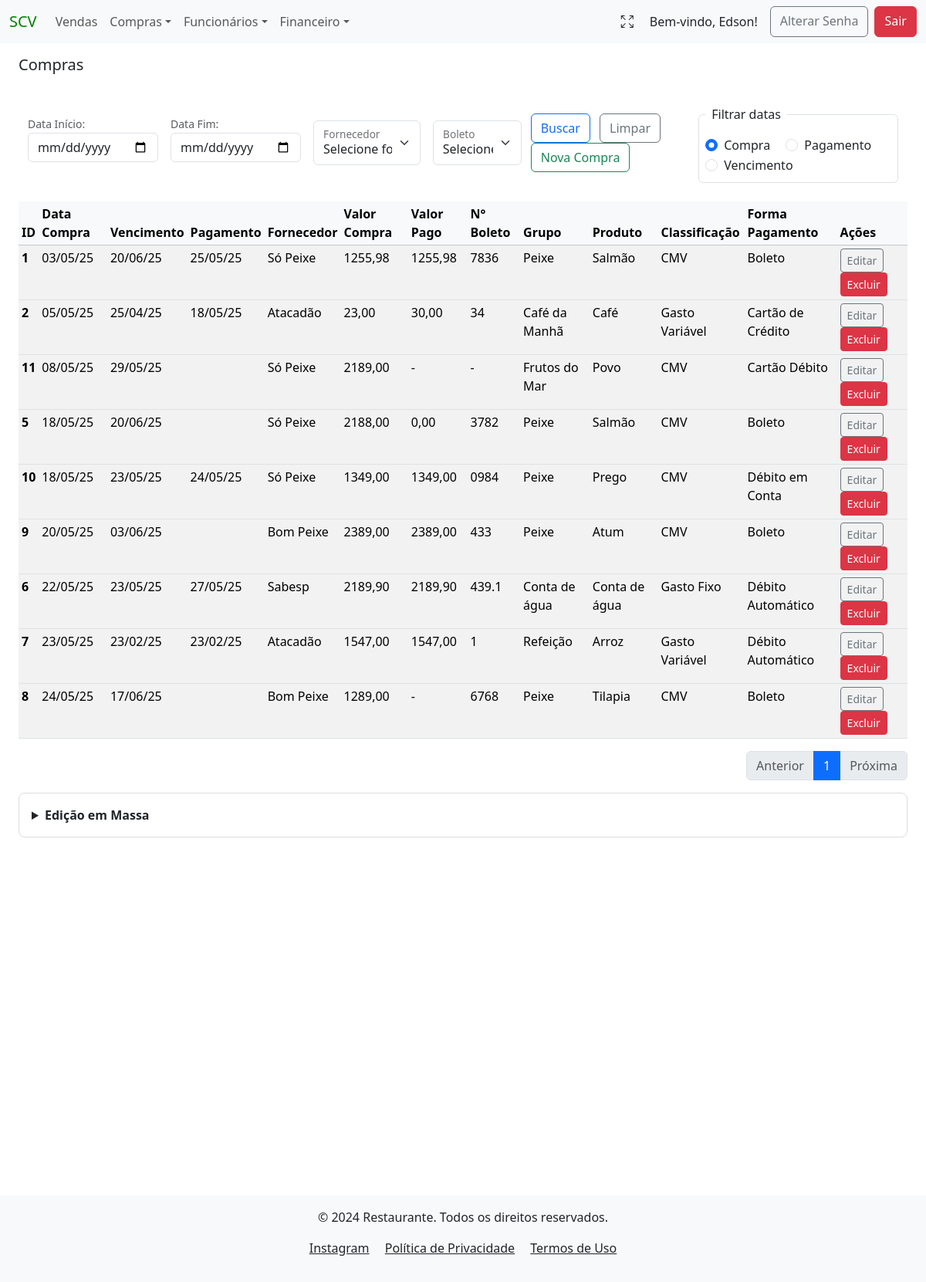
Page /compras/ (signed in) on the earlier database version.
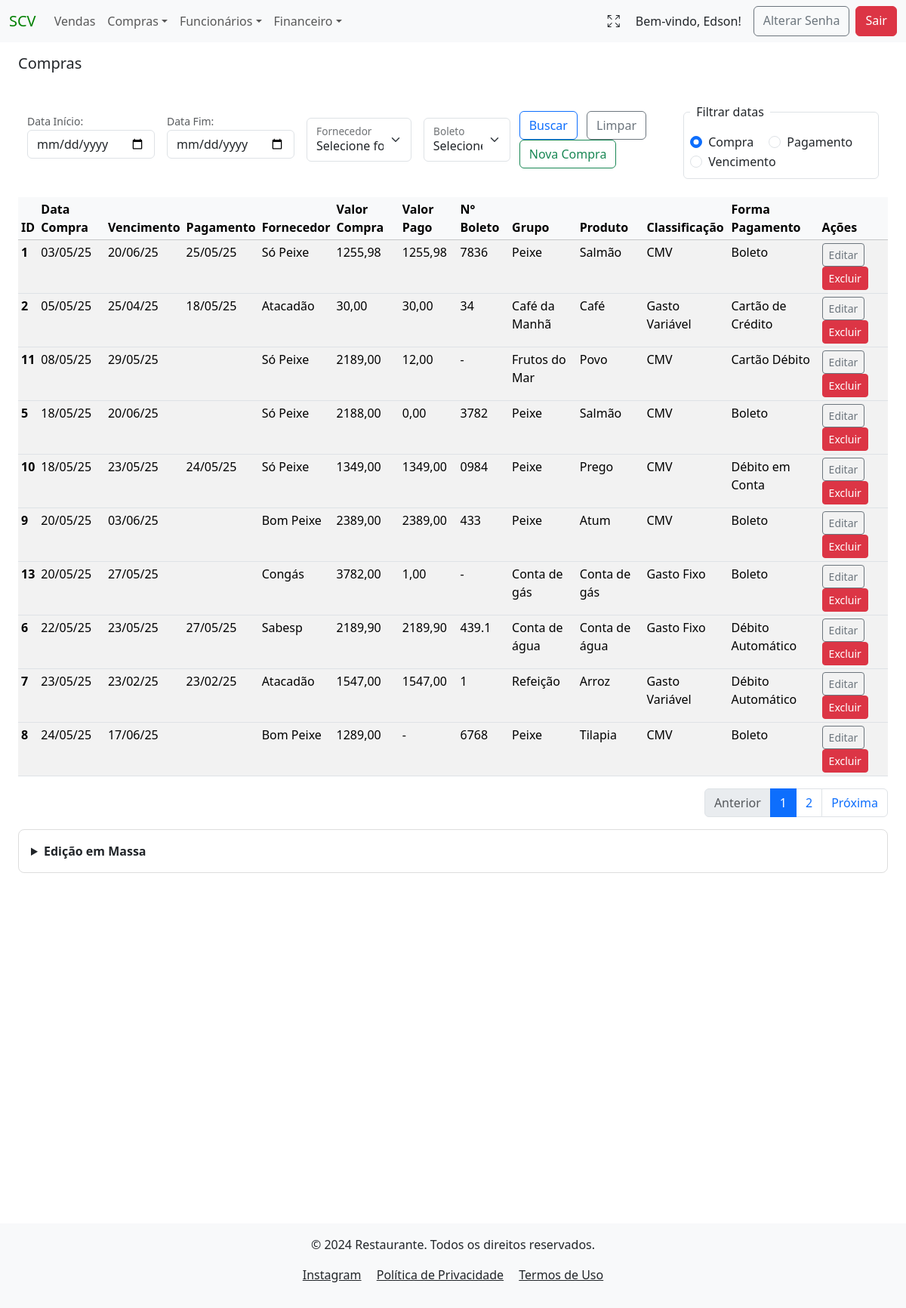
Same page on the later database version.
### compras/models.py (models this page shows)
class Compras(models.Model):
    classificacao_choices = [
                        ('CMV', 'CMV'),
                        ('Gasto Fixo', 'Gasto Fixo'),
                        ('Gasto Variável', 'Gasto Variável')
                        ]
    tipo_pagamento = [
                    ('Dinheiro', 'Dinheiro'),
                    ('Cartão de Crédito', 'Cartão de Crédito'),
                    ('Cartão Débito', 'Cartão Débito'),
                    ('Pix', 'Pix'),
                    ('Cheque', 'Cheque'),
                    ('Transferência', 'Transferência'),
                    ('Boleto', 'Boleto'),
                    ('Débito em Conta', 'Débito em Conta')
    ]
    tenant = models.ForeignKey(Tenant, on_delete=models.CASCADE)
    created_at = models.DateTimeField(auto_now_add=True)
    data_compra = models.DateField(verbose_name="Data da Venda", null=False, blank=False)
    data_vencimento = models.DateField(verbose_name="Data do Vencimento", null=True, blank=False)
    data_pagamento = models.DateField(verbose_name="Data do Pagamento", null=True, blank=True)
    fornecedor = models.ForeignKey(Fornecedor, on_delete=models.PROTECT, verbose_name="Fornecedor", null=False, blank=False)
    valor_compra = models.DecimalField(verbose_name="Valor da Compra", max_digits=9, decimal_places=2, null=False, blank=False)
    valor_pago = models.DecimalField(verbose_name="Valor de Pagamento", max_digits=9, decimal_places=2, null=True, blank=True)
    qtd = models.CharField(verbose_name="Quantidade", max_length=10, null=True, blank=True)
    numero_boleto = models.CharField(verbose_name="Boleto", max_length=10, null=True, blank=True)
    grupo_produto = models.CharField(verbose_name="Grupo do Produto", max_length=20, null=True, blank=False)
    produto = models.CharField(verbose_name="Produto", max_length=20, null=True, blank=False)
    classificacao = models.CharField(verbose_name="Classificação", choices=classificacao_choices, max_length=20, null=True, blank=False)
    forma_pagamento = models.CharField(verbose_name="Forma de Pagamento", choices=tipo_pagamento, max_length=17, null=True, blank=False)
    observacao = models.CharField(verbose_name="Observação", max_length=35, null=True, blank=True)
    author = models.ForeignKey(settings.AUTH_USER_MODEL, on_delete=models.PROTECT, blank=False, default=1)
    dt_atualizado = models.DateTimeField(auto_now=True, null=False, blank=False)

class Fornecedor(models.Model):
    tenant = models.ForeignKey(Tenant, on_delete=models.CASCADE)
    created_at = models.DateTimeField(auto_now_add=True)
    nome_empresa = models.CharField(verbose_name="Fornecedor", max_length=50, blank=False)
    cnpj = models.CharField(verbose_name="CNPJ", max_length=14, null=True, blank=True)
    nome_contato = models.CharField(verbose_name="Contato", max_length=35, null=True, blank=True)
    telefone = models.CharField(verbose_name="Telefone", max_length=15, null=True, blank=True)
    email = models.CharField(verbose_name="E-mail", max_length=40, null=True, blank=True)
    endereco = models.CharField(verbose_name="Endereço", max_length=255, null=True, blank=True)
    cep = models.CharField(verbose_name="CEP", max_length=8, null=True, blank=True)
    numero = models.CharField(verbose_name="Número", max_length=10, null=True, blank=True)
    bairro = models.CharField(verbose_name="Bairro", max_length=20, null=True, blank=True)
    cidade = models.CharField(verbose_name="Cidade", max_length=30, null=True, blank=True)
    author = models.ForeignKey(settings.AUTH_USER_MODEL, on_delete=models.PROTECT, blank=False, default=1)
    dt_atualizado = models.DateTimeField(auto_now=True, null=False, blank=False)
    class Meta:
        unique_together = ('tenant', 'nome_empresa')
        verbose_name = "Fornecedor"
        verbose_name_plural = "Fornecedores"
    def __str__(self):
        return f"{self.nome_empresa}"

### compras/views.py (the view, shortened to what this page needs)
# urls.py: path('compras/', ComprasListView.as_view(), name="compras_list"),
class ComprasListView(LoginRequiredMixin, PermissionRequiredMixin, TenantQuerysetMixin, HandleNoPermissionMixin, ListView):
    model = Compras
    permission_required = 'compras.view_compras'  # Permissão para visualizar objetos'
    def get_queryset(self):
        tenant = getattr(self.request.user, 'tenant', None)
        if not tenant:
            return Compras.objects.none()  # Retorna vazio se o tenant não for encontrado
        queryset = Compras.objects.filter(tenant=tenant).order_by('data_compra')
        data_inicio = self.request.GET.get('data_inicio')
        data_fim = self.request.GET.get('data_fim')
        fornecedor_selecionado = self.request.GET.getlist('fornecedor[]')
        boleto_selecionado = self.request.GET.getlist('numero_boleto[]')
        filtro_data = self.request.GET.get('filtro_data', 'compra')  # Padrão é 'compra'
        fornecedor_selecionado = [f for f in fornecedor_selecionado if f]  # Remove valores vazios
        if fornecedor_selecionado:  # Só aplica o filtro se a lista não estiver vazia
            queryset = queryset.filter(fornecedor__id__in=fornecedor_selecionado)
        boleto_selecionado = [b for b in boleto_selecionado if b]  # Remove valores vazios
        if boleto_selecionado:
            queryset = queryset.filter(numero_boleto__in=boleto_selecionado)
        return queryset
    def get_context_data(self, **kwargs):
        context = super().get_context_data(**kwargs)
        tenant = getattr(self.request.user, 'tenant', None)
        if tenant:
            tenant = str(tenant).lower().replace(' ', '_')
        context['tenant'] = tenant
        compras = context['object_list']  # Lista de vendas do queryset
        paginator = Paginator(compras, 10)  # 10 itens por página
        page_number = self.request.GET.get('page')  # Número da página atual
        compras_page = paginator.get_page(page_number)
        context['compras_list'] = compras_page  # Lista paginada para o template
        context['fornecedores'] = Fornecedor.objects.filter(tenant=self.request.user.tenant)
        context['numero_boleto'] = Compras.objects.filter(tenant=self.request.user.tenant).values_list('numero_boleto', flat=True).distinct()
        compras_grid_data = [
            {
                "id": c.pk,
                "data_compra": c.data_compra.strftime('%Y-%m-%d') if c.data_compra else "",
                "data_vencimento": c.data_vencimento.strftime('%Y-%m-%d') if c.data_vencimento else "",
                "data_pagamento": c.data_pagamento.strftime('%Y-%m-%d') if c.data_pagamento else "",
                "fornecedor": c.fornecedor_id, # ID para salvar
                "nome_empresa": c.fornecedor.nome_empresa if c.fornecedor else "",
                "valor_compra": float(c.valor_compra or 0),
                "valor_pago": float(c.valor_pago or 0),
                "numero_boleto": c.numero_boleto or "",
                "grupo_produto": c.grupo_produto,
                "produto": c.produto,
                "classificacao": str(c.classificacao or ""),
                "forma_pagamento": str(c.forma_pagamento or ""),
                "qtd": c.qtd or "",
                "observacao": c.observacao or "",
            }
            for c in compras_page  # Use apenas os itens da página atual
        ]
        context['compras_grid_data_json'] = json.dumps(compras_grid_data, cls=DjangoJSONEncoder)
        return context

### project/context_processors.py (called while the page is built)
def tenant_context(request):
    return {
        'tenant': request.GET.get('tenant', None),
    }

### users/models.py (called while the page is built)
    def __str__(self):
        return self.name

### compras/templates/compras/compras_list.html (shortened to what the changed rows need)
{% extends 'global/base.html' %}
{% block content %}
    {% if compras_list %}
        <table class="table table-sm table-striped table-hover mt-3">
            <thead class="table-light">
                <tr>
                    <th scope="col">ID</th>
                    <th scope="col">Data Compra</th>
                    <th scope="col">Vencimento</th>
                    <th scope="col">Pagamento</th>
                    <th scope="col">Fornecedor</th>
                    <th scope="col">Valor Compra</th>
                    <th scope="col">Valor Pago</th>
                    <th scope="col">N° Boleto</th>
                    <th scope="col">Grupo</th>
                    <th scope="col">Produto</th>
                    <th scope="col">Classificação</th>
                    <th scope="col">Forma Pagamento</th>
                    <th scope="col">Ações</th>
                </tr>
            </thead>
            <tbody>
                {% for compras in compras_list %}
                    <tr>
                        <th scope="row" >{{ compras.pk }}</th>
                        <td>{{ compras.data_compra| date:"d/m/y"}}</td>
                        <td>{{ compras.data_vencimento| date:"d/m/y"}}</td>
                        <td>{{ compras.data_pagamento| date:"d/m/y"}}</td>
                        <td>{{ compras.fornecedor }}</td>
                        <td>{{ compras.valor_compra| floatformat:2| default:"-" }}</td>
                        <td>{{ compras.valor_pago| floatformat:2| default:"-" }}</td>
                        <td>{{ compras.numero_boleto| default:"-" }}</td>
                        <td>{{ compras.grupo_produto| default:"-" }}</td>
                        <td>{{ compras.produto| default:"-" }}</td>
                        <td>{{ compras.classificacao| default:"-" }}</td>
                        <td>{{ compras.forma_pagamento| default:"-" }}</td>
                        <td>
                            <a href="{% url 'update_compras' pk=compras.pk %}?tenant={{ tenant }}" class="btn btn-outline-secondary btn-sm" >Editar</a>
                            <a href="{% url 'delete_compras' pk=compras.pk %}?tenant={{ tenant }}" class="btn btn-danger btn-sm" >Excluir</a>
                        </td>
                    </tr>
                {% endfor %}
            </tbody>
        </table>
    {% else %}
        <div class="container">
            <div class="alert alert-warning mt-3" role="alert">
                Não há compras para o filtro selecionado.
            </div>
        </div>
    {% endif %}
<nav aria-label="Page navigation example">
    <ul class="pagination justify-content-end">
        {% for num in compras_list.paginator.page_range %}
            {% if compras_list.number == num %}
                <li class="page-item active" aria-current="page">
                    <span class="page-link">{{ num }}</span>
                </li>
            {% elif num > compras_list.number|add:-2 and num < compras_list.number|add:2 %}
                <li class="page-item">
                    <a class="page-link" href="?page={{ num }}">{{ num }}</a>
                </li>
            {% endif %}
        {% endfor %}
        {% if compras_list.has_next %}
            <li class="page-item">
                <a class="page-link" href="?page={{ compras_list.next_page_number }}">Próxima</a>
            </li>
        {% else %}
            <li class="page-item disabled">
                <a class="page-link">Próxima</a>
            </li>
        {% endif %}
    </ul>
</nav>
{% endblock content %}

Differences in the rows shown:
changed Compras "Café da Manhã": valor_compra "23,00" → "30,00"
changed Compras "Frutos do Mar": valor_pago "-" → "12,00"
added Compras: pk "13", data_compra "20/05/25", data_vencimento "27/05/25", fornecedor "Congás", valor_compra "3782,00", valor_pago "1,00", numero_boleto "-", grupo_produto "Conta de gás", produto "Conta de gás", classificacao "Gasto Fixo", forma_pagamento "Boleto"
Other differences:
new list line: "2"
